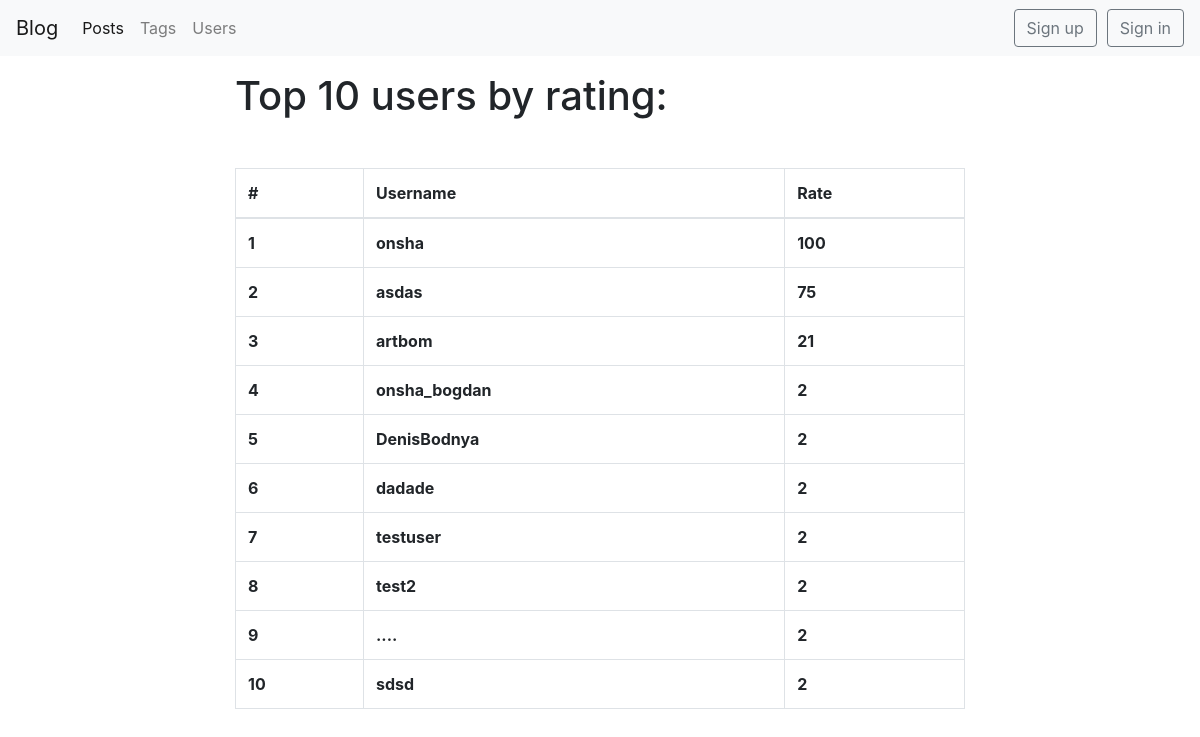
The app's page /blog/users/, older data.
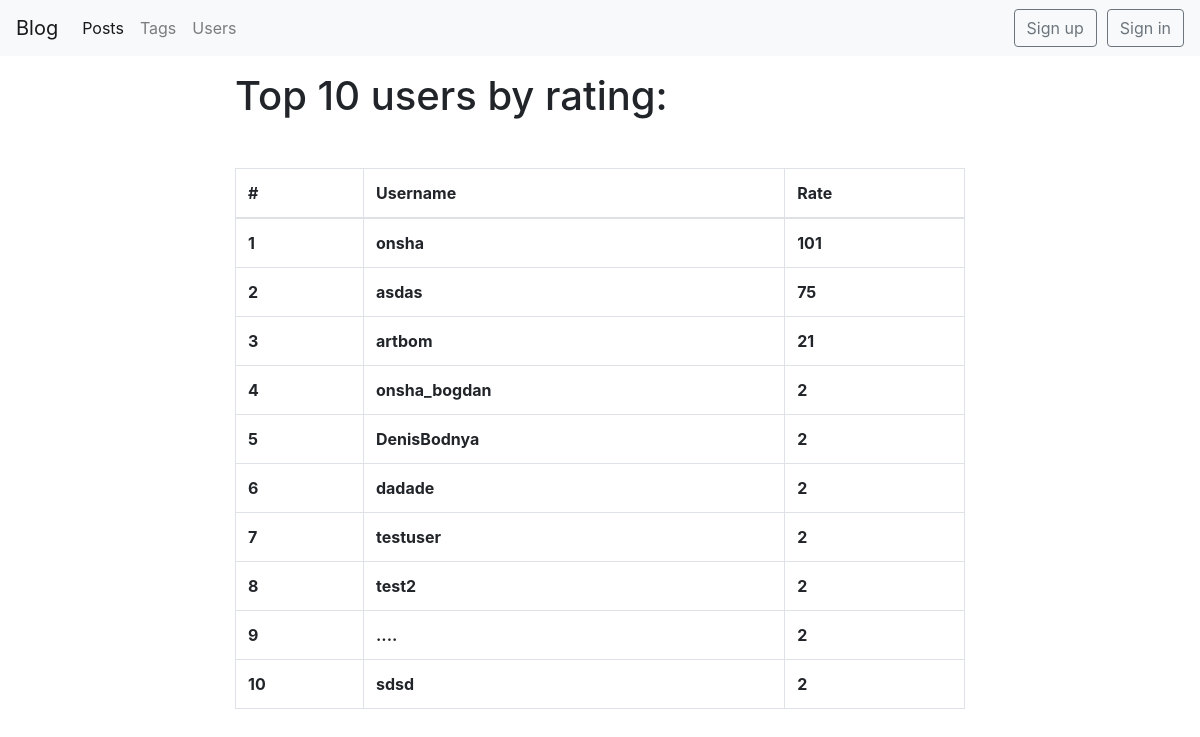
The same page, newer data.
### blog/models.py (models this page shows, shortened)
class BlogUser(User):
    rating = models.IntegerField(default=0, blank=True)
    def get_absolute_url(self):
        return reverse('user_detail_url', kwargs={'id': self.id})

### blog/views.py (the view)
# urls.py: path('users/', users_list, name='users_list_url'),
def users_list(request):
    users = BlogUser.objects.order_by('-rating')[:10]
    return render(request, 'blog/users_list.html', context={'users': users})

### blog/templatetags/users_list_extras.py (called while the page is built)
@register.filter(name='order')
def order(self):
    return enumerate(self, 1)

### blog/templates/blog/users_list.html (shortened to what this page needs)
{% extends 'blog/base_blog.html' %}
{% load users_list_extras %}
{% block content %}
<h1 class="mb-5">Top 10 users by rating:</h1>
<table class="table table-hover table-bordered">
    <thead>
    <tr>
        <th scope="col">#</th>
        <th scope="col">Username</th>
        <th scope="col">Rate</th>
    </tr>
    </thead>
    <tbody>
    {% for index, user in users|order %}
    <tr>
        <th scope="col">{{ index }}</th>
        <th scope="col"><a href={{user.get_absolute_url}}>{{user.username}}</a></th>
        <th scope="col">{{user.rating}}</th>
    </tr>
    {% endfor %}
    </tbody>
</table>
{% endblock %}

Row changes from the older to the newer data that the page shows:
changed BlogUser "onsha": rating "100" → "101"
